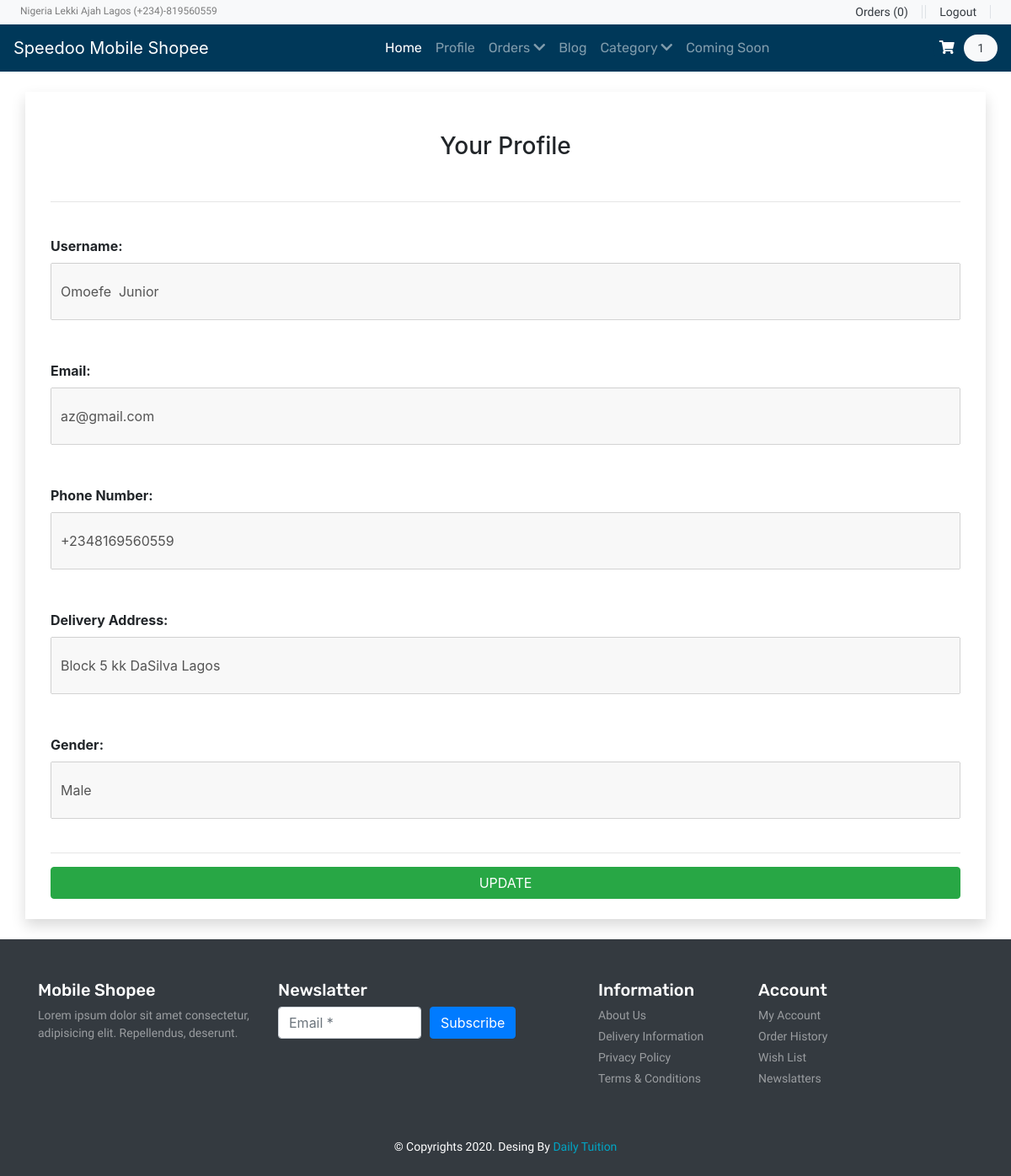
The app's page /your_profile/ (signed in) with its own data.
### base/models.py (models this page shows)
class User(AbstractUser):
    CHOICES = (
        ('male', 'Male'),
        ('female', 'Female'),
        ('other', 'Others'),
    )
    email = models.EmailField(unique=True)
    phone = models.CharField(max_length=20)
    username = models.CharField(max_length=200)
    gender = models.CharField(max_length=50, null=True, choices=CHOICES)
    image = models.ImageField(blank=True, null=True, )
    address = models.CharField(max_length=5000, blank=True, null=True, )
    about_me = RichTextUploadingField(blank=True, null=True, )
    USERNAME_FIELD = 'email'
    REQUIRED_FIELDS = ['username']

### base/views.py (the view)
# urls.py: path('your_profile/', views.profile, name='profile'),
@login_required(login_url='base:login')
def profile(request):
    list_cart = request.user.cart_set.all().count
    pro = User.objects.get(email=request.user)
    context = {'profile': pro, 'cart_total': list_cart}
    return render(request, 'base/profile.html', context)

### base/templates/base/profile.html (shortened to what this page needs)
{% extends 'base/navbar.html'%}
{% block body%}
<br>
          <div class="container  airtime-color shadow">
            <form action="" autocomplete="off" method="post">
              <div class="container">
                <h3 class="text-center pt-5">Your Profile</h3><br>
                <hr><br>
                <label ><b>Username:</b></label><br>
                <input type="text" disabled class="w-100" style="padding:20px 10px;" autocomplete="off" placeholder="Enter your Username" name="username" id="username"  value="{{profile.username}}" required><br>
                <label class="pt-5"><b>Email:</b></label><br>
                <input type="email" disabled class="w-100" style="padding:20px 10px;" autocomplete="off" placeholder="Enter your Email Address" name="email" id="email" value="{{profile.email}}"  required><br>
                   <label class="pt-5"><b>Phone Number:</b></label><br>
                <input type="tel" disabled class="w-100" style="padding:20px 10px;" autocomplete="off" placeholder="" name="number" id="phone"  value="{{profile.phone}}" required><br>
                 <label class="pt-5"><b>Delivery Address:</b></label><br>
                <input type="tel" disabled class="w-100" style="padding:20px 10px;" autocomplete="off" placeholder="" name="number" id="address"  value="{{profile.address}}" required><br>
                 <label class="pt-5"><b>Gender:</b></label><br>
                <input type="tel" disabled class="w-100" style="padding:20px 10px;" autocomplete="off" placeholder="" name="number" id="gender"  value="{{profile.gender}}" required><br>
                 <br/>
                <hr>
                <a href="{% url 'base:updateprofile'%}" class="w-100 btn btn-success">UPDATE</a>
              </div>
            </form><br/>
          </div>
<br>
{%endblock%}

### base/templates/base/navbar.html (shortened to what this page needs)
<!DOCTYPE html>
<html lang="en">
<head>
    {% load static%}
    {% load humanize %}
    <link rel="stylesheet" href="https://stackpath.bootstrapcdn.com/bootstrap/4.4.1/css/bootstrap.min.css">
    <link rel="stylesheet" href="https://cdnjs.cloudflare.com/ajax/libs/OwlCarousel2/2.3.4/assets/owl.carousel.min.css" />
    <link rel="stylesheet" href="https://cdnjs.cloudflare.com/ajax/libs/OwlCarousel2/2.3.4/assets/owl.theme.default.min.css" />
    <link rel="stylesheet" href="https://cdnjs.cloudflare.com/ajax/libs/font-awesome/5.13.0/css/all.min.css" />
    <link rel="stylesheet" href="{% static 'base/css/style.css'%}">
</head>
<body>
        <header id="header">
            <div class="strip d-flex justify-content-between px-4 py-1 bg-light">
                <p class="font-rale font-size-12 text-black-50 m-0">Nigeria Lekki Ajah Lagos (+234)-819560559</p>
                <div class="font-rale font-size-14">
                    <a href="{% url 'base:orders'%}" class="px-3 border-right text-dark">Orders (0)</a>
                      {%  if request.user.is_authenticated %}
                <a href="{% url 'base:logout' %}" class="px-3 border-right border-left text-dark">Logout</a>
                {%else%}
                <a href="{% url 'base:login'%}" class="px-3 border-right border-left text-dark">Login</a>
                {% endif %}
                </div>
            </div>
            <nav class="navbar navbar-expand-lg navbar-dark color-primary-bg">
                <a class="navbar-brand" href="#"> Speedoo Mobile Shopee</a>
                <div class="collapse navbar-collapse" id="navbarNav">
                  <ul class="navbar-nav m-auto font-rubik">
                    <li class="nav-item active">
                      <a class="nav-link" href="{% url 'base:index'%}">Home</a>
                    </li>
                    <li class="nav-item">
                      <a class="nav-link" href="{% url 'base:profile'%}">Profile</a>
                    </li>
                    <li class="nav-item">
                      <a class="nav-link" href="#">Orders <i class="fas fa-chevron-down"></i></a>
                    </li>
                    <li class="nav-item">
                        <a class="nav-link" href="#">Blog</a>
                      </li>
                      <li class="nav-item">
                        <a class="nav-link" href="#">Category <i class="fas fa-chevron-down"></i></a>
                      </li>
                      <li class="nav-item">
                        <a class="nav-link" href="#">Coming Soon</a>
                      </li>
                  </ul>
                  <form action="#" class="font-size-14 font-rale">
                      <a href="{% url 'base:cart' %}" class="py-2 rounded-pill color-primary-bg">
                        <span class="font-size-16 px-2 text-white"><i class="fas fa-shopping-cart"></i></span>
                        <span class="px-3 py-2 rounded-pill text-dark bg-light">{{cart_total}}</span>
                      </a>
                  </form>
                </div>
              </nav>
        </header>
  {%block body%}
  {%endblock%}
        <footer id="footer" class="bg-dark text-white py-5">
          <div class="container">
            <div class="row">
              <div class="col-lg-3 col-12">
                <h4 class="font-rubik font-size-20">Mobile Shopee</h4>
                <p class="font-size-14 font-rale text-white-50">Lorem ipsum dolor sit amet consectetur, adipisicing elit. Repellendus, deserunt.</p>
              </div>
              <div class="col-lg-4 col-12">
                <h4 class="font-rubik font-size-20">Newslatter</h4>
                <form class="form-row">
                  <div class="col">
                    <input type="text" class="form-control" placeholder="Email *">
                  </div>
                  <div class="col">
                    <button type="submit" class="btn btn-primary mb-2">Subscribe</button>
                  </div>
                </form>
              </div>
              <div class="col-lg-2 col-12">
                <h4 class="font-rubik font-size-20">Information</h4>
                <div class="d-flex flex-column flex-wrap">
                  <a href="#" class="font-rale font-size-14 text-white-50 pb-1">About Us</a>
                  <a href="#" class="font-rale font-size-14 text-white-50 pb-1">Delivery Information</a>
                  <a href="#" class="font-rale font-size-14 text-white-50 pb-1">Privacy Policy</a>
                  <a href="#" class="font-rale font-size-14 text-white-50 pb-1">Terms & Conditions</a>
                </div>
              </div>
              <div class="col-lg-2 col-12">
                <h4 class="font-rubik font-size-20">Account</h4>
                <div class="d-flex flex-column flex-wrap">
                  <a href="#" class="font-rale font-size-14 text-white-50 pb-1">My Account</a>
                  <a href="#" class="font-rale font-size-14 text-white-50 pb-1">Order History</a>
                  <a href="#" class="font-rale font-size-14 text-white-50 pb-1">Wish List</a>
                  <a href="#" class="font-rale font-size-14 text-white-50 pb-1">Newslatters</a>
                </div>
              </div>
            </div>
          </div>
        </footer>
        <div class="copyright text-center bg-dark text-white py-2">
          <p class="font-rale font-size-14">&copy; Copyrights 2020. Desing By <a href="#" class="color-second">Daily Tuition</a></p>
        </div>
</body>
</html>
</body>
</html>

### base/static/base/css/style.css (style rules this page uses)
button, button:focus { outline: none !important; box-shadow: none !important; }
.font-rale { font-family: "Raleway", cursive; }
.font-rubik { font-family: "Rubik", cursive; }
.font-size-12 { font-size: 12px; }
.font-size-14 { font-size: 14px; }
.font-size-16 { font-size: 16px; }
.font-size-20 { font-size: 20px; }
.color-primary-bg { background: #003859; }
.color-second { color: #00A5C4; }

### records on screen
User: id "1", username "Omoefe Junior", email "az@gmail.com", number "+2348169560559", number "Block 5 kk DaSilva Lagos", number "Male"
